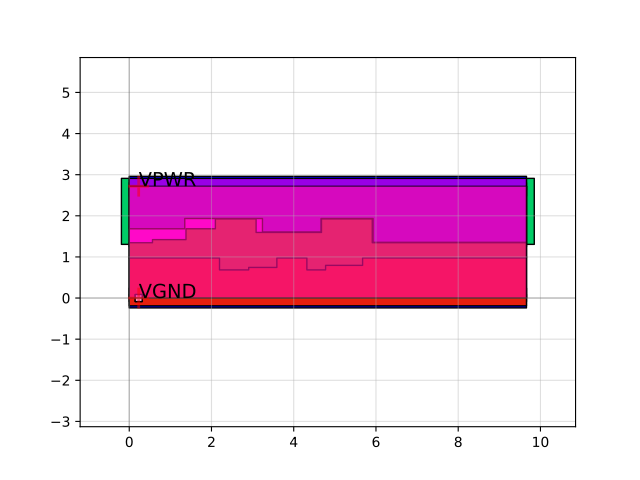

Python code for this plot:
import sky130

c = sky130.components.sky130_fd_sc_hd__dfxbp_2()
c.plot()
